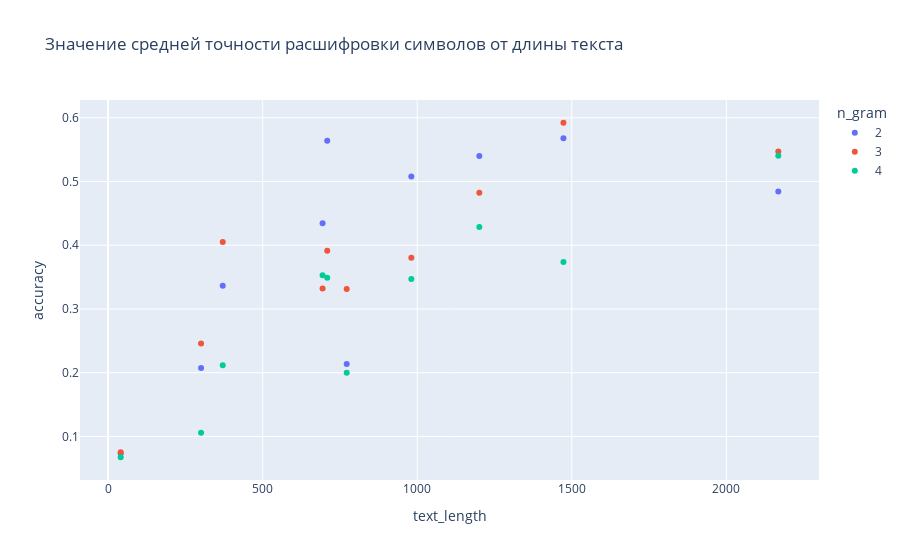

The notebook cell this image was saved under:
### Code cell
ex.scatter(text_acc, x="text_length", y="accuracy", color="n_gram", title="Значение средней точности расшифровки символов от длины текста")

### Figure 1 — Plotly figure (JSON) as saved in the notebook; plotly's stock layout.template omitted (floating-point values rounded to 4 significant figures)
{"data": [{"hovertemplate": "n_gram=2<br>text_length=%{x}<br>accuracy=%{y}<extra></extra>", "legendgroup": "2", "marker": {"color": "#636efa", "symbol": "circle"}, "mode": "markers", "name": "2", "orientation": "v", "showlegend": true, "type": "scatter", "x": [41, 301, 371, 694, 709, 772, 981, 1201, 1473, 2168], "xaxis": "x", "y": [0.0732, 0.2072, 0.3366, 0.4346, 0.5641, 0.2137, 0.5078, 0.5399, 0.568, 0.4843], "yaxis": "y"}, {"hovertemplate": "n_gram=3<br>text_length=%{x}<br>accuracy=%{y}<extra></extra>", "legendgroup": "3", "marker": {"color": "#EF553B", "symbol": "circle"}, "mode": "markers", "name": "3", "orientation": "v", "showlegend": true, "type": "scatter", "x": [41, 301, 371, 694, 709, 772, 981, 1201, 1473, 2168], "xaxis": "x", "y": [0.07516, 0.2458, 0.4052, 0.332, 0.3915, 0.3314, 0.3804, 0.4824, 0.5922, 0.5471], "yaxis": "y"}, {"hovertemplate": "n_gram=4<br>text_length=%{x}<br>accuracy=%{y}<extra></extra>", "legendgroup": "4", "marker": {"color": "#00cc96", "symbol": "circle"}, "mode": "markers", "name": "4", "orientation": "v", "showlegend": true, "type": "scatter", "x": [41, 301, 371, 694, 709, 772, 981, 1201, 1473, 2168], "xaxis": "x", "y": [0.06732, 0.1059, 0.2118, 0.3529, 0.349, 0.2, 0.3471, 0.4288, 0.3739, 0.5405], "yaxis": "y"}], "layout": {"legend": {"title": {"text": "n_gram"}, "tracegroupgap": 0}, "title": {"text": "Значение средней точности расшифровки символов от длины текста"}, "xaxis": {"anchor": "y", "domain": [0, 1], "title": {"text": "text_length"}}, "yaxis": {"anchor": "x", "domain": [0, 1], "title": {"text": "accuracy"}}}}
